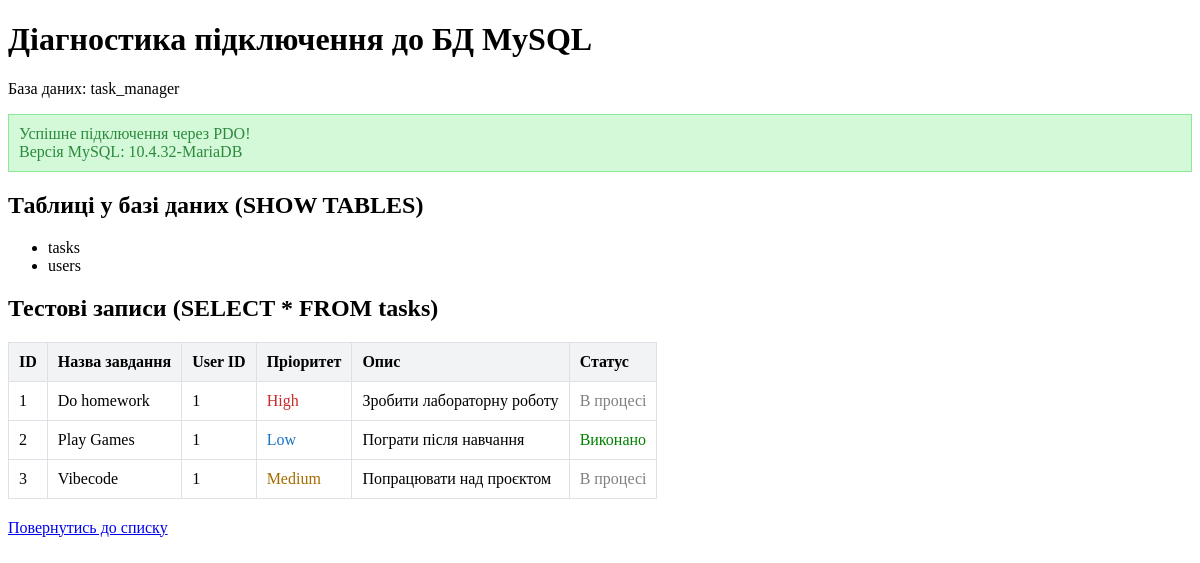
Screenshot of /test_db.php with the database file from the repository.
### tables this page shows
CREATE TABLE `tasks` (
  `id` int(11) NOT NULL,
  `user_id` int(11) NOT NULL,
  `title` varchar(255) NOT NULL,
  `description` text NOT NULL,
  `priority` enum('Low','Medium','High') NOT NULL,
  `is_completed` tinyint(1) NOT NULL DEFAULT 0
);

### test_db.php (the view, shortened to what this page needs)
<?php
$host = '127.0.0.1';
$port = '3306';
$dbname = 'task_manager';
$username = 'root';
$password = '';
$charset = 'utf8mb4';
$dsn = "mysql:host={$host};port={$port};dbname={$dbname};charset={$charset}";
$tables = [];
$tasks = [];
$connectionStatus = false;
$serverInfo = '';
$options = [
    PDO::ATTR_ERRMODE => PDO::ERRMODE_EXCEPTION,
    PDO::ATTR_DEFAULT_FETCH_MODE => PDO::FETCH_ASSOC,
    PDO::ATTR_EMULATE_PREPARES => false,
];
try {
    $pdo = new PDO($dsn, $username, $password, $options);
    $serverInfo = (string) $pdo->getAttribute(PDO::ATTR_SERVER_VERSION);
    $tablesStmt = $pdo->query('SHOW TABLES');
    $tables = $tablesStmt->fetchAll(PDO::FETCH_COLUMN);
    if (in_array('tasks', $tables, true)) {
        $tasksStmt = $pdo->query('SELECT * FROM tasks ORDER BY id ASC');
        $tasks = $tasksStmt->fetchAll();
    }
    $connectionStatus = true;
} catch (PDOException $e) {
    $connectionStatus = false;
    $errorMessage = $e->getMessage();
}
?>
<!DOCTYPE html>
<html lang="uk">
<head>
</head>
<body>
    <h1>Діагностика підключення до БД MySQL</h1>
    <p>База даних: <?= htmlspecialchars($dbname) ?></p>
    <?php if ($connectionStatus): ?>
        <div class="alert-success">
            Успішне підключення через PDO!
            <br>Версія MySQL: <?= htmlspecialchars($serverInfo) ?>
        </div>
        <h2>Таблиці у базі даних (SHOW TABLES)</h2>
        <?php if (!empty($tables)): ?>
            <ul>
                <?php foreach ($tables as $table): ?>
                    <li><?= htmlspecialchars($table) ?></li>
                <?php endforeach; ?>
            </ul>
        <?php else: ?>
            <p>У базі даних немає таблиць.</p>
        <?php endif; ?>
        <h2>Тестові записи (SELECT * FROM tasks)</h2>
        <?php if (!empty($tasks)): ?>
            <table>
                <thead>
                    <tr>
                        <th>ID</th>
                        <th>Назва завдання</th>
                        <th>User ID</th>
                        <th>Пріоритет</th>
                        <th>Опис</th>
                        <th>Статус</th>
                    </tr>
                </thead>
                <tbody>
                    <?php foreach ($tasks as $task): ?>
                        <?php
                        $priorityClass = match ($task['priority']) {
                            'High' => 'priority-high',
                            'Low' => 'priority-low',
                            default => 'priority-medium',
                        };
                        ?>
                        <tr>
                            <td><?= (int) $task['id'] ?></td>
                            <td><?= htmlspecialchars($task['title']) ?></td>
                            <td><?= (int) $task['user_id'] ?></td>
                            <td class="<?= $priorityClass ?>"><?= htmlspecialchars($task['priority']) ?></td>
                            <td><?= htmlspecialchars($task['description']) ?></td>
                            <td class="<?= $task['is_completed'] ? 'task-done' : 'task-pending' ?>">
                                <?= $task['is_completed'] ? 'Виконано' : 'В процесі' ?>
                            </td>
                        </tr>
                    <?php endforeach; ?>
                </tbody>
            </table>
        <?php else: ?>
            <p>У таблиці tasks немає записів або таблиця ще не створена.</p>
        <?php endif; ?>
    <?php endif; ?>
    <a href="index.php">Повернутись до списку</a>
</body>
</html>

### test_db.php (style rules this page uses)
.alert-success { background: #d3f9d8; border: 1px solid #8ce99a; color: #2b8a3e; padding: 10px; }
.task-done { color: green; }
.task-pending { color: gray; }
table { border-collapse: collapse; margin-bottom: 20px; }
th, td { border: 1px solid #dee2e6; padding: 10px; text-align: left; }
th { background: #f1f3f5; }
.priority-high { color: #c92a2a; }
.priority-medium { color: #a66b00; }
.priority-low { color: #1971c2; }

### rows the page displays
tasks: id "1", title "Do homework", user "1", priority "High", description "Зробити лабораторну роботу", is_completed "В процесі"
tasks: id "2", title "Play Games", user "1", priority "Low", description "Пограти після навчання", is_completed "Виконано"
tasks: id "3", title "Vibecode", user "1", priority "Medium", description "Попрацювати над проєктом", is_completed "В процесі"

### other values shown
$dbname "task_manager"
$serverInfo "10.4.32-MariaDB"
$table "tasks"
$table "users"
